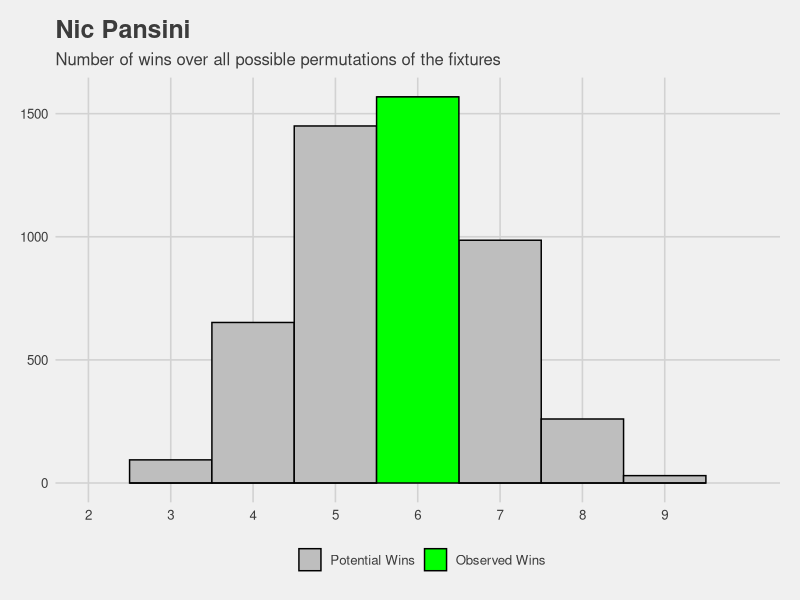
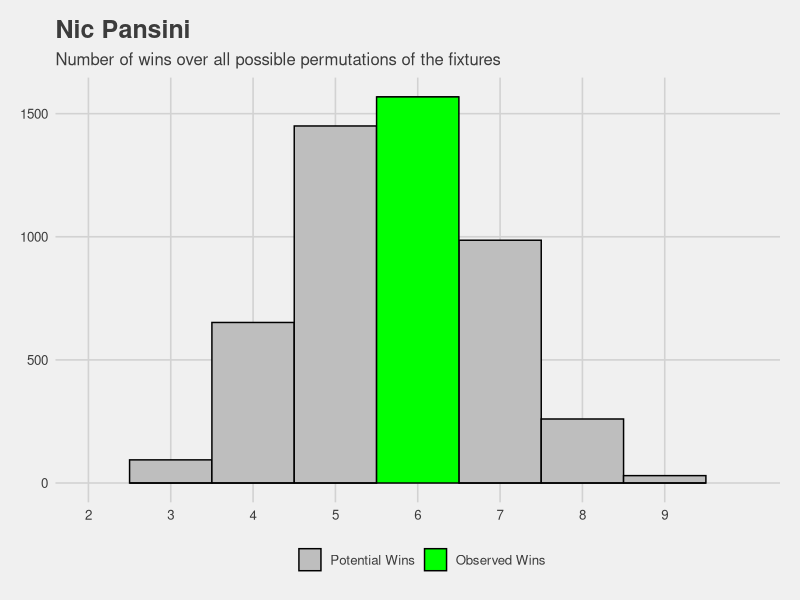

The R script that drew these images, in order:
##%######################################################%##
#                                                          #
####                Get list of team IDs                ####
#                                                          #
##%######################################################%##

# 1 = Mara
# 2 = Paul
# 3 = Baron
# 4 = Bish
# 5 = Kirch
# 6 = Brown
# 7 = Pansini
# 8 = Rossi

##%######################################################%##
#                                                          #
####     Get all permutations of potential fixtures     ####
#                                                          #
##%######################################################%##

library(tidyverse)
library(ggthemes)
library(pracma)
all_fixtures <- data.frame(perms(c(1,2,3,4,5,6,8)))

##%######################################################%##
#                                                          #
####           Rename and add rounds 8 to 17            ####
#                                                          #
##%######################################################%##

all_fixtures <-
  all_fixtures %>%
  transmute("Round 1" = X1,
            "Round 2" = X2,
            "Round 3" = X3,
            "Round 4" = X4,
            "Round 5" = X5,
            "Round 6" = X6,
            "Round 7" = X7,
            "Round 8" = X1,
            "Round 9" = X2,
            "Round 10" = X3,
            "Round 11" = X4,
            "Round 15" = X5,
            "Round 16" = X6,
            "Total Wins" = 0)


##%######################################################%##
#                                                          #
####  Mutate to get scores by opponent for each round   ####
#                                                          #
##%######################################################%##

all_fixtures <-
all_fixtures %>%
  mutate(`Round 1` =
           case_when(
             `Round 1` == 8 ~ 1521,  # Rossi
             `Round 1` == 7 ~ 1502,  # Pansini
             `Round 1` == 6 ~ 1441,  # Brown
             `Round 1` == 5 ~ 1411,  # Kirch
             `Round 1` == 4 ~ 1381,  # Bish
             `Round 1` == 3 ~ 1500,  # Baron
             `Round 1` == 2 ~ 1550,  # Paul
             `Round 1` == 1 ~ 1583), # Mara
         
         `Round 2` =
           case_when(
             `Round 2` == 8 ~ 1586,  # Rossi
             `Round 2` == 7 ~ 1549,  # Pansini
             `Round 2` == 6 ~ 1582,  # Brown
             `Round 2` == 5 ~ 1493,  # Kirch
             `Round 2` == 4 ~ 1424,  # Bish
             `Round 2` == 3 ~ 1540,  # Baron
             `Round 2` == 2 ~ 1689,  # Paul
             `Round 2` == 1 ~ 1564), # Mara
         
         `Round 3` =
           case_when(
             `Round 3` == 8 ~ 1562,  # Rossi
             `Round 3` == 7 ~ 1523,  # Pansini
             `Round 3` == 6 ~ 1562,  # Brown
             `Round 3` == 5 ~ 1482,  # Kirch
             `Round 3` == 4 ~ 1477,  # Bish
             `Round 3` == 3 ~ 1518,  # Baron
             `Round 3` == 2 ~ 1601,  # Paul
             `Round 3` == 1 ~ 1500), # Mara
         
         `Round 4` =
           case_when(
             `Round 4` == 8 ~ 1532,  # Rossi
             `Round 4` == 7 ~ 1362,  # Pansini
             `Round 4` == 6 ~ 1577,  # Brown
             `Round 4` == 5 ~ 1597,  # Kirch
             `Round 4` == 4 ~ 1344,  # Bish
             `Round 4` == 3 ~ 1475,  # Baron
             `Round 4` == 2 ~ 1635,  # Paul
             `Round 4` == 1 ~ 1684), # Mara
         
         `Round 5` =
           case_when(
             `Round 5` == 8 ~ 1590,  # Rossi
             `Round 5` == 7 ~ 1524,  # Pansini
             `Round 5` == 6 ~ 1528,  # Brown
             `Round 5` == 5 ~ 1379,  # Kirch
             `Round 5` == 4 ~ 1530,  # Bish
             `Round 5` == 3 ~ 1546,  # Baron
             `Round 5` == 2 ~ 1574,  # Paul
             `Round 5` == 1 ~ 1635), # Mara
         
         `Round 6` =
           case_when(
             `Round 6` == 8 ~ 1577,  # Rossi
             `Round 6` == 7 ~ 1668,  # Pansini
             `Round 6` == 6 ~ 1480,  # Brown
             `Round 6` == 5 ~ 1500,  # Kirch
             `Round 6` == 4 ~ 1464,  # Bish
             `Round 6` == 3 ~ 1784,  # Baron
             `Round 6` == 2 ~ 1787,  # Paul
             `Round 6` == 1 ~ 1543), # Mara
         
         `Round 7` =
           case_when(
             `Round 7` == 8 ~ 1547,  # Rossi
             `Round 7` == 7 ~ 1589,  # Pansini
             `Round 7` == 6 ~ 1528,  # Brown
             `Round 7` == 5 ~ 1243,  # Kirch
             `Round 7` == 4 ~ 1487,  # Bish
             `Round 7` == 3 ~ 1624,  # Baron
             `Round 7` == 2 ~ 1634,  # Paul
             `Round 7` == 1 ~ 1640), # Mara
         
         `Round 8` =
           case_when(
             `Round 8` == 8 ~ 1645,  # Rossi
             `Round 8` == 7 ~ 1506,  # Pansini
             `Round 8` == 6 ~ 1467,  # Brown
             `Round 8` == 5 ~ 1391,  # Kirch
             `Round 8` == 4 ~ 1675,  # Bish
             `Round 8` == 3 ~ 1694,  # Baron
             `Round 8` == 2 ~ 1511,  # Paul
             `Round 8` == 1 ~ 1551), # Mara
         
         `Round 9` =
           case_when(
             `Round 9` == 8 ~ 1535,  # Rossi
             `Round 9` == 7 ~ 1701,  # Pansini
             `Round 9` == 6 ~ 1414,  # Brown
             `Round 9` == 5 ~ 1441,  # Kirch
             `Round 9` == 4 ~ 1479,  # Bish
             `Round 9` == 3 ~ 1726,  # Baron
             `Round 9` == 2 ~ 1468,  # Paul
             `Round 9` == 1 ~ 1640), # Mara
         
         `Round 10` =
           case_when(
             `Round 10` == 8 ~ 1521,  # Rossi
             `Round 10` == 7 ~ 1489,  # Pansini
             `Round 10` == 6 ~ 1464,  # Brown
             `Round 10` == 5 ~ 1420,  # Kirch
             `Round 10` == 4 ~ 1508,  # Bish
             `Round 10` == 3 ~ 1665,  # Baron
             `Round 10` == 2 ~ 1572,  # Paul
             `Round 10` == 1 ~ 1551), # Mara
         
         `Round 11` =
           case_when(
             `Round 11` == 8 ~ 1603,  # Rossi
             `Round 11` == 7 ~ 1594,  # Pansini
             `Round 11` == 6 ~ 1522,  # Brown
             `Round 11` == 5 ~ 1422,  # Kirch
             `Round 11` == 4 ~ 1613,  # Bish
             `Round 11` == 3 ~ 1731,  # Baron
             `Round 11` == 2 ~ 1736,  # Paul
             `Round 11` == 1 ~ 1542), # Mara
         
         `Round 15` =
           case_when(
             `Round 15` == 8 ~ 1696,  # Rossi
             `Round 15` == 7 ~ 1534,  # Pansini
             `Round 15` == 6 ~ 1618,  # Brown
             `Round 15` == 5 ~ 1550,  # Kirch
             `Round 15` == 4 ~ 1453,  # Bish
             `Round 15` == 3 ~ 1677,  # Baron
             `Round 15` == 2 ~ 1569,  # Paul
             `Round 15` == 1 ~ 1493), # Mara
         
         `Round 16` =
           case_when(
             `Round 16` == 8 ~ 1704,  # Rossi
             `Round 16` == 7 ~ 1649,  # Pansini
             `Round 16` == 6 ~ 1731,  # Brown
             `Round 16` == 5 ~ 1307,  # Kirch
             `Round 16` == 4 ~ 1661,  # Bish
             `Round 16` == 3 ~ 1696,  # Baron
             `Round 16` == 2 ~ 1643,  # Paul
             `Round 16` == 1 ~ 1465)) # Mara
         
##%######################################################%##
#                                                          #
####      Get win or loss as Boolean true / false       ####
#                                                          #
##%######################################################%##

all_results <-
  all_fixtures %>%
  mutate(`Round 1` = ifelse(`Round 1` < 1502, TRUE, FALSE)) %>%
  mutate(`Round 2` = ifelse(`Round 2` < 1549, TRUE, FALSE)) %>%
  mutate(`Round 3` = ifelse(`Round 3` < 1523, TRUE, FALSE)) %>%
  mutate(`Round 4` = ifelse(`Round 4` < 1362, TRUE, FALSE)) %>%
  mutate(`Round 5` = ifelse(`Round 5` < 1524, TRUE, FALSE)) %>%
  mutate(`Round 6` = ifelse(`Round 6` < 1668, TRUE, FALSE)) %>%
  mutate(`Round 7` = ifelse(`Round 7` < 1589, TRUE, FALSE)) %>%
  mutate(`Round 8` = ifelse(`Round 8` < 1506, TRUE, FALSE)) %>%
  mutate(`Round 9` = ifelse(`Round 9` < 1701, TRUE, FALSE)) %>%
  mutate(`Round 10` = ifelse(`Round 10` < 1489, TRUE, FALSE)) %>%
  mutate(`Round 11` = ifelse(`Round 11` < 1594, TRUE, FALSE)) %>%
  mutate(`Round 15` = ifelse(`Round 15` < 1534, TRUE, FALSE)) %>%
  mutate(`Round 16` = ifelse(`Round 16` < 1649, TRUE, FALSE))

all_results$`Total Wins` <- rowSums(all_results[,1:13])

##%######################################################%##
#                                                          #
####      Get distribution of results vs observed       ####
#                                                          #
##%######################################################%##

# Table
all_results_summary <-
all_results %>%
  summarise(
    min = min(`Total Wins`),
    mode = Mode(`Total Wins`),
    mean = mean(`Total Wins`),
    max = max(`Total Wins`))

# Plot
all_results %>%
  ggplot(mapping = aes(x = `Total Wins`, fill = `Total Wins` == 6)) +
  geom_histogram(binwidth = 1, colour = "black") +
  scale_fill_manual(values = c("grey", "green"), name = "", labels = c("Potential Wins", "Observed Wins")) +
  scale_x_continuous(limits = c(2,10), breaks = seq(2, 9, by = 1)) +
  ggtitle("Nic Pansini", subtitle = "Number of wins over all possible permutations of the fixtures") +
  theme_fivethirtyeight()

# Save plot to output folder
ggsave("Output/expected_vs_observed_wins_pansini.png")

##%######################################################%##
#                                                          #
#### Get difference between observed and expected wins  ####
#                                                          #
##%######################################################%##

observed_vs_expected_wins_07 <-
  tibble(
    Coach = "Nic Pansini",
    `Observed Wins` = 6,
    `Expected Wins` = all_results_summary$mode)
